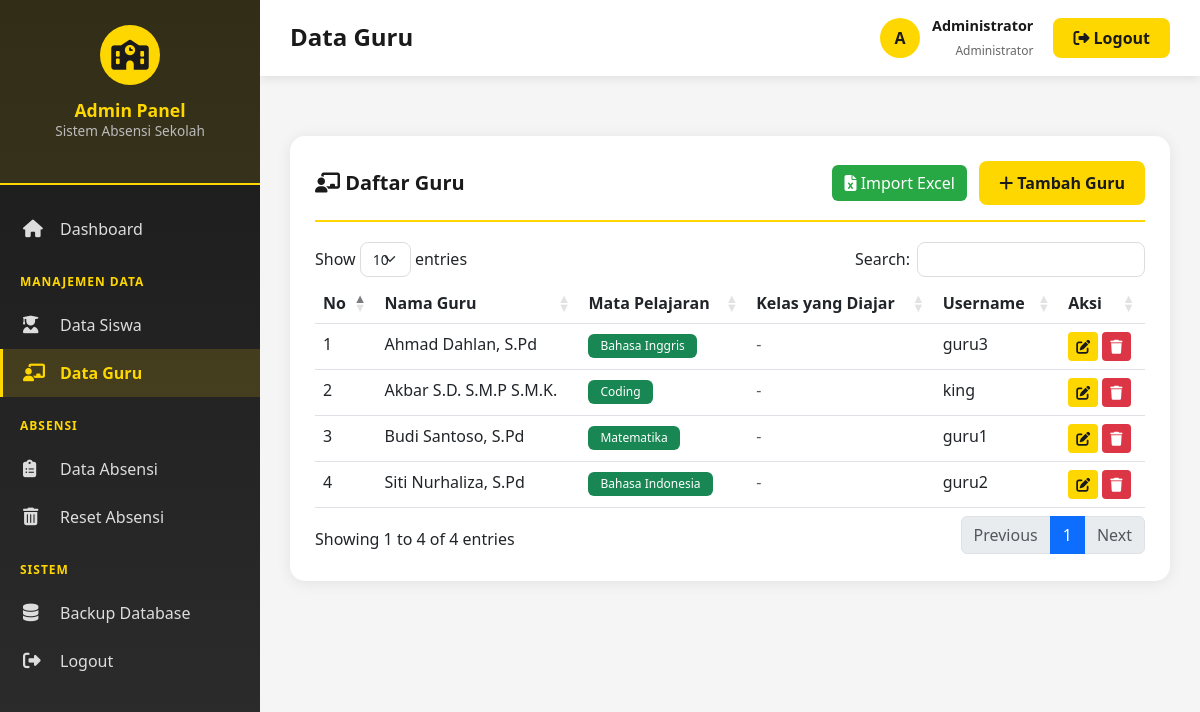
Page /admin/data_guru.php (signed in) on the earlier database version.
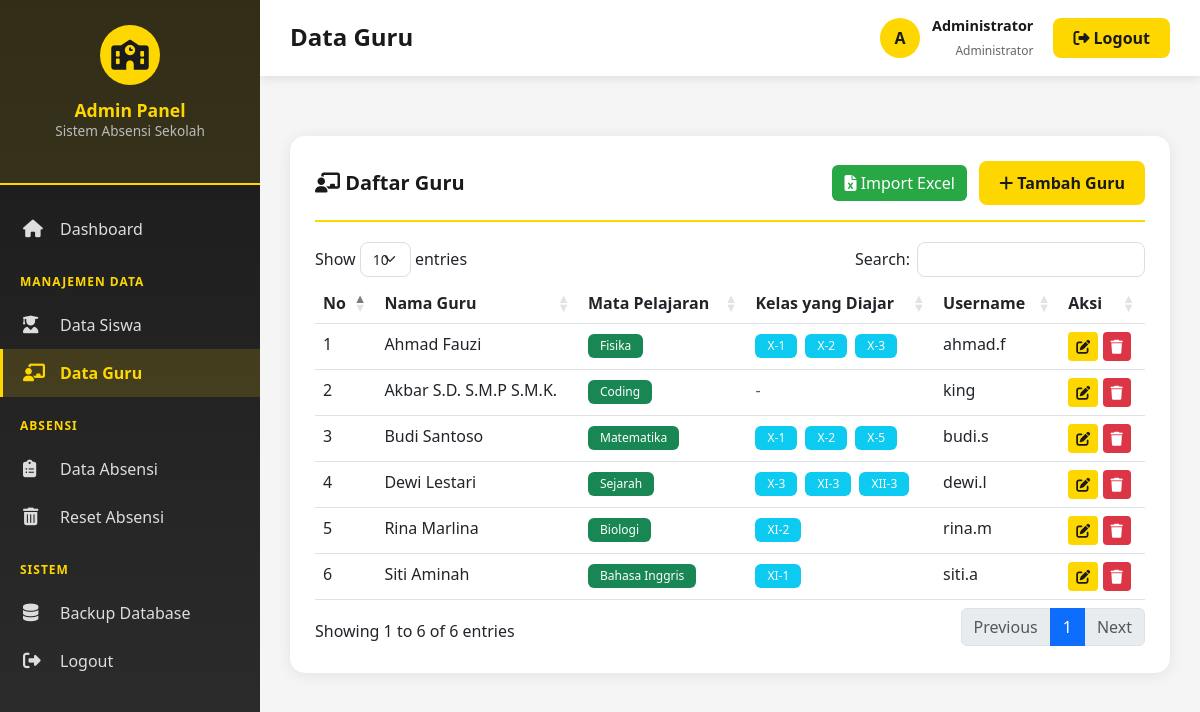
Same page on the later database version.
### tables this page shows
CREATE TABLE `guru` (
  `id_guru` int(11) NOT NULL,
  `nama_guru` varchar(100) NOT NULL,
  `username` varchar(50) NOT NULL,
  `password` varchar(255) NOT NULL,
  `mapel` varchar(50) NOT NULL
);

### admin/data_guru.php (the view, shortened to what this page needs)
<?php
$page_title = 'Data Guru';
require_once 'includes/header.php';
$guru = $conn->query("
    SELECT g.*,
           GROUP_CONCAT(DISTINCT gk.kelas ORDER BY gk.kelas SEPARATOR ', ') as kelas_ajar
    FROM guru g
    LEFT JOIN guru_kelas gk ON g.id_guru = gk.id_guru
    GROUP BY g.id_guru
    ORDER BY g.nama_guru ASC
");
?>
<div class="table-card">
    <div class="table-header">
        <h5><i class="fas fa-chalkboard-teacher"></i> Daftar Guru</h5>
        <div>
            <button class="btn btn-success me-2" data-bs-toggle="modal" data-bs-target="#modalImport">
                <i class="fas fa-file-excel"></i> Import Excel
            </button>
            <button class="btn btn-primary" data-bs-toggle="modal" data-bs-target="#modalGuru" onclick="resetForm()">
                <i class="fas fa-plus"></i> Tambah Guru
            </button>
        </div>
    </div>
    <div class="table-responsive">
        <table class="table table-hover data-table">
            <thead>
                <tr>
                    <th>No</th>
                    <th>Nama Guru</th>
                    <th>Mata Pelajaran</th>
                    <th>Kelas yang Diajar</th>
                    <th>Username</th>
                    <th>Aksi</th>
                </tr>
            </thead>
            <tbody>
                <?php
                $no = 1;
                while($row = $guru->fetch_assoc()):
                ?>
                    <tr>
                        <td><?php echo $no++; ?></td>
                        <td><?php echo $row['nama_guru']; ?></td>
                        <td><span class="badge bg-success"><?php echo $row['mapel']; ?></span></td>
                        <td>
                            <?php if ($row['kelas_ajar']): ?>
                                <?php
                                $kelas_arr = explode(', ', $row['kelas_ajar']);
                                foreach ($kelas_arr as $k):
                                ?>
                                    <span class="badge bg-info me-1"><?php echo $k; ?></span>
                                <?php endforeach; ?>
                            <?php else: ?>
                                <span class="text-muted">-</span>
                            <?php endif; ?>
                        </td>
                        <td><?php echo $row['username']; ?></td>
                        <td>
                            <button onclick="editGuru(<?php echo $row['id_guru']; ?>)" class="btn btn-sm btn-warning" title="Edit">
                                <i class="fas fa-edit"></i>
                            </button>
                            <button onclick="confirmDelete('?delete=<?php echo $row['id_guru']; ?>', 'Hapus guru <?php echo $row['nama_guru']; ?>?')" class="btn btn-sm btn-danger" title="Hapus">
                                <i class="fas fa-trash"></i>
                            </button>
                        </td>
                    </tr>
                <?php endwhile; ?>
            </tbody>
        </table>
    </div>
</div>
<?php require_once 'includes/footer.php'; ?>

### admin/includes/header.php (shortened to what this page needs)
<!DOCTYPE html>
<html lang="id">
<head>
    <link href="https://cdn.jsdelivr.net/npm/bootstrap@5.3.0/dist/css/bootstrap.min.css" rel="stylesheet">
    <link rel="stylesheet" href="https://cdnjs.cloudflare.com/ajax/libs/font-awesome/6.4.0/css/all.min.css">
    <link rel="stylesheet" href="https://cdn.datatables.net/1.13.6/css/dataTables.bootstrap5.min.css">
</head>
<body>
    <div class="sidebar">
        <div class="sidebar-header">
            <div class="sidebar-logo">
                <i class="fas fa-school"></i>
            </div>
            <h5 class="sidebar-title">Admin Panel</h5>
            <p class="sidebar-subtitle">Sistem Absensi Sekolah</p>
        </div>
        <div class="sidebar-menu">
            <a href="dashboard.php" class="menu-item <?php echo basename($_SERVER['PHP_SELF']) == 'dashboard.php' ? 'active' : ''; ?>">
                <i class="fas fa-home"></i>
                <span>Dashboard</span>
            </a>
            <div class="menu-label">Manajemen Data</div>
            <a href="data_siswa.php" class="menu-item <?php echo basename($_SERVER['PHP_SELF']) == 'data_siswa.php' ? 'active' : ''; ?>">
                <i class="fas fa-user-graduate"></i>
                <span>Data Siswa</span>
            </a>
            <a href="data_guru.php" class="menu-item <?php echo basename($_SERVER['PHP_SELF']) == 'data_guru.php' ? 'active' : ''; ?>">
                <i class="fas fa-chalkboard-teacher"></i>
                <span>Data Guru</span>
            </a>
            <div class="menu-label">Absensi</div>
            <a href="data_absensi.php" class="menu-item <?php echo basename($_SERVER['PHP_SELF']) == 'data_absensi.php' ? 'active' : ''; ?>">
                <i class="fas fa-clipboard-list"></i>
                <span>Data Absensi</span>
            </a>
            <a href="delete_all_absensi.php" class="menu-item <?php echo basename($_SERVER['PHP_SELF']) == 'delete_all_absensi.php' ? 'active' : ''; ?>">
                <i class="fas fa-trash-alt"></i>
                <span>Reset Absensi</span>
            </a>
            <div class="menu-label">Sistem</div>
            <a href="backup.php" class="menu-item <?php echo basename($_SERVER['PHP_SELF']) == 'backup.php' ? 'active' : ''; ?>">
                <i class="fas fa-database"></i>
                <span>Backup Database</span>
            </a>
            <a href="logout.php" class="menu-item">
                <i class="fas fa-sign-out-alt"></i>
                <span>Logout</span>
            </a>
        </div>
    </div>
    <div class="main-content">
        <div class="topbar">
            <div class="topbar-left">
                <h4><?php echo isset($page_title) ? $page_title : 'Dashboard'; ?></h4>
            </div>
            <div class="topbar-right">
                <div class="user-info">
                    <div class="user-avatar">
                        <?php echo strtoupper(substr($_SESSION['admin_nama'], 0, 1)); ?>
                    </div>
                    <div class="user-details">
                        <span class="user-name"><?php echo $_SESSION['admin_nama']; ?></span>
                        <span class="user-role">Administrator</span>
                    </div>
                </div>
                <a href="logout.php" class="btn-logout">
                    <i class="fas fa-sign-out-alt"></i> Logout
                </a>
            </div>
        </div>
        <div class="content-area">

### admin/includes/footer.php (shortened to what this page needs)
</div>
    </div>
</body>
</html>

### admin/includes/header.php (style rules this page uses)
:root { --primary-yellow: #FFD700; --dark-yellow: #FFC700; --primary-black: #1a1a1a; --secondary-black: #2d2d2d; --sidebar-width: 260px; }
* { margin: 0; padding: 0; box-sizing: border-box; }
body { font-family: 'Segoe UI', Tahoma, Geneva, Verdana, sans-serif; background: #f5f5f5; }
.sidebar { position: fixed; left: 0; top: 0; bottom: 0; width: var(--sidebar-width); background: linear-gradient(180deg, var(--primary-black) 0%, var(--secondary-black) 100%); padding: 0; z-index: 1000; overflow-y: auto; }
.sidebar-header { padding: 25px 20px; background: rgba(255, 215, 0, 0.1); border-bottom: 2px solid var(--primary-yellow); text-align: center; }
.sidebar-logo { width: 60px; height: 60px; background: var(--primary-yellow); border-radius: 50%; display: flex; align-items: center; justify-content: center; margin: 0 auto 15px; }
.sidebar-logo i { font-size: 30px; color: var(--primary-black); }
.sidebar-title { color: var(--primary-yellow); font-size: 1.1rem; font-weight: bold; margin: 0; }
.sidebar-subtitle { color: #bbb; font-size: 0.85rem; }
.sidebar-menu { padding: 20px 0; }
.menu-item { padding: 12px 20px; color: #ddd; text-decoration: none; display: flex; align-items: center; transition: all 0.3s ease; border-left: 3px solid transparent; }
.menu-item.active { background: rgba(255, 215, 0, 0.15); color: var(--primary-yellow); border-left-color: var(--primary-yellow); font-weight: 600; }
.menu-item i { width: 25px; margin-right: 12px; font-size: 1.1rem; }
.menu-label { color: var(--primary-yellow); padding: 20px 20px 10px 20px; font-size: 0.75rem; font-weight: bold; text-transform: uppercase; letter-spacing: 1px; }
.main-content { margin-left: var(--sidebar-width); min-height: 100vh; }
.topbar { background: white; padding: 15px 30px; box-shadow: 0 2px 10px rgba(0,0,0,0.1); display: flex; justify-content: space-between; align-items: center; position: sticky; top: 0; z-index: 999; }
.topbar-left h4 { margin: 0; color: var(--primary-black); font-weight: 600; }
.topbar-right { display: flex; align-items: center; gap: 20px; }
.user-info { display: flex; align-items: center; gap: 12px; }
.user-avatar { width: 40px; height: 40px; background: var(--primary-yellow); border-radius: 50%; display: flex; align-items: center; justify-content: center; font-weight: bold; color: var(--primary-black); }
.user-details { text-align: right; }
.user-name { font-weight: 600; color: var(--primary-black); font-size: 0.9rem; display: block; }
.user-role { font-size: 0.75rem; color: #666; }
.btn-logout { background: var(--primary-yellow); color: var(--primary-black); border: none; padding: 8px 20px; border-radius: 8px; font-weight: 600; transition: all 0.3s ease; text-decoration: none; display: inline-block; }
.content-area { padding: 30px; }
.table-card { background: white; border-radius: 15px; padding: 25px; box-shadow: 0 2px 15px rgba(0,0,0,0.08); margin-top: 30px; }
.table-header { display: flex; justify-content: space-between; align-items: center; margin-bottom: 20px; padding-bottom: 15px; border-bottom: 2px solid var(--primary-yellow); }
.table-header h5 { margin: 0; color: var(--primary-black); font-weight: 600; }
.btn-primary { background: var(--primary-yellow); border: none; color: var(--primary-black); font-weight: 600; padding: 10px 20px; border-radius: 8px; transition: all 0.3s ease; }
.btn-success { background: #28a745; border: none; }
.btn-danger { background: #dc3545; border: none; }
.btn-warning { background: var(--primary-yellow); color: var(--primary-black); border: none; }
.badge { padding: 6px 12px; border-radius: 6px; font-weight: 500; }

Differences in the rows shown:
removed guru: nama_guru "Ahmad Dahlan, S.Pd", mapel "Bahasa Inggris", username "guru3", shown under "Daftar Guru"
removed guru: nama_guru "Budi Santoso, S.Pd", mapel "Matematika", username "guru1", shown under "Daftar Guru"
removed guru: nama_guru "Siti Nurhaliza, S.Pd", mapel "Bahasa Indonesia", username "guru2", shown under "Daftar Guru"
added guru: nama_guru "Ahmad Fauzi", mapel "Fisika", k "X-1", k "X-2", k "X-3", username "ahmad.f", shown under "Daftar Guru"
added guru: nama_guru "Budi Santoso", mapel "Matematika", k "X-1", k "X-2", k "X-5", username "budi.s", shown under "Daftar Guru"
added guru: nama_guru "Dewi Lestari", mapel "Sejarah", k "X-3", k "XI-3", k "XII-3", username "dewi.l", shown under "Daftar Guru"
added guru: nama_guru "Rina Marlina", mapel "Biologi", k "XI-2", username "rina.m"
added guru: nama_guru "Siti Aminah", mapel "Bahasa Inggris", k "XI-1", username "siti.a"
Other differences:
text written by a page script: "Show entries Search: Showing 1 to 4 of 4 entries Previous 1 Next" → "Show entries Search: Showing 1 to 6 of 6 entries Previous 1 Next"
